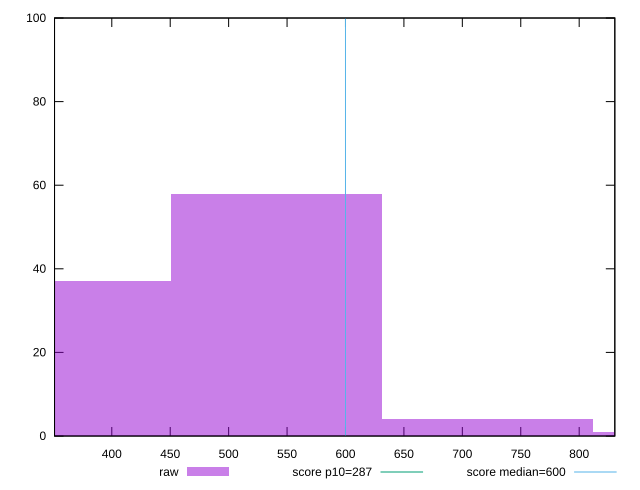

Generate this figure with gnuplot:
reset

$raw <<EOF
541.078118719452 58
721.4374916259361 4
360.71874581296805 37
901.7968645324202 1
EOF

set key outside below
set boxwidth 180.35937290648403
set xrange [351:830.5]
set yrange [0:100]
set trange [0:100]
set style fill transparent solid 0.5 noborder

set parametric
set terminal svg size 640, 490 enhanced background rgb 'white'
set output "report_00025_2021-02-22T21:38:55.199Z/total-blocking-time/samples/pages/raw/histogram.svg"

plot $raw title "raw" with boxes, \
     287,t title "score p10=287", \
     600,t title "score median=600"

reset
